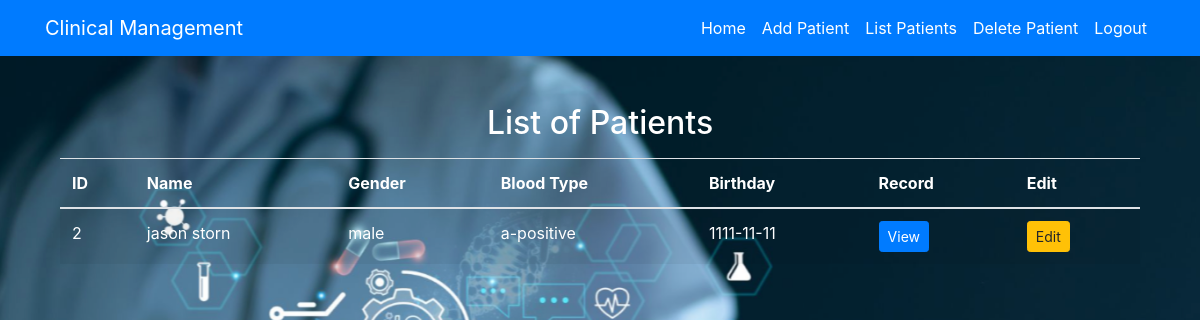
Page /list (signed in) on the earlier database version.
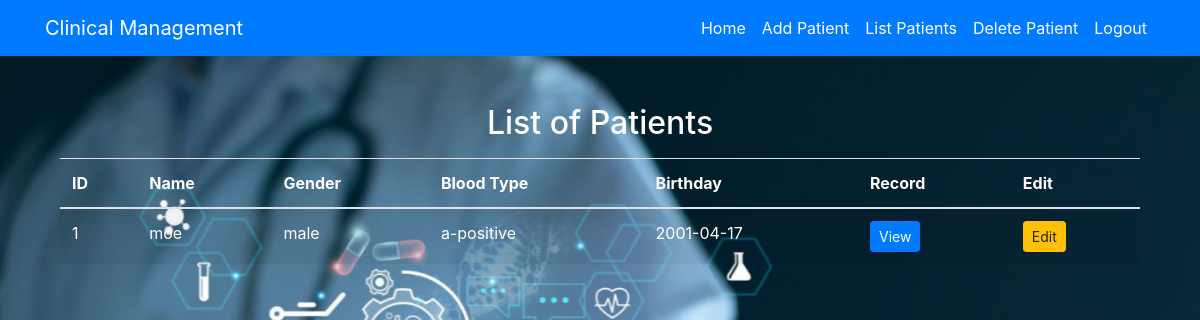
Same page on the later database version.
### app.py (models this page shows, shortened)
class Patient(db.Model):
    __tablename__ = 'patients'
    id = db.Column(db.Integer, primary_key=True)
    name = db.Column(db.Text, nullable=False)
    gender = db.Column(db.String(50), nullable=False)
    blood_type = db.Column(db.String(50), nullable=False)
    birth_date = db.Column(db.Date, nullable=False, default='2000-01-01')
    doctor_id = db.Column(db.Integer, db.ForeignKey('doctors.id'))
    medical_records = db.relationship('MedicalRecord', backref='patient', lazy=True)

### app.py (the view)
@app.route('/list')
@login_required
def list_patients():
    patients = Patient.query.filter_by(doctor_id=current_user.id).all()
    return render_template('list.html', patients=patients)

### app.py (called while the page is built)
@login_manager.user_loader
def load_user(user_id):
    return Doctor.query.get(user_id)

### templates/list.html (shortened to what this page needs)
{% extends "base.html" %}
{% block content %}
<div class="container mt-5">
    <h2 class="text-center" style="color: white;">List of Patients</h2>
    <table class="table table-striped mt-3">
        <thead>
            <tr>
                <th style="color: white;">ID</th>
                <th style="color: white;">Name</th>
                <th style="color: white;">Gender</th>
                <th style="color: white;">Blood Type</th>
                <th style="color: white;">Birthday</th>
                <th style="color: white;">Record</th>
                <th style="color: white;">Edit</th>
            </tr>
        </thead>
        <tbody>
            {% for patient in patients %}
            <tr>
                <td style="color: white;">{{ patient.id }}</td>
                <td style="color: white;">{{ patient.name }}</td>
                <td style="color: white;">{{ patient.gender }}</td>
                <td style="color: white;">{{ patient.blood_type }}</td>
                <td style="color: white;">{{ patient.birth_date }}</td>
                <td>
                    <a href="{{ url_for('medical_records', patient_id=patient.id) }}" class="btn btn-primary btn-sm">View</a>
                </td>
                <td>
                    <a href="{{ url_for('edit_patient', patient_id=patient.id) }}" class="btn btn-warning btn-sm">Edit</a>
                </td>
            </tr>
            {% endfor %}
        </tbody>
    </table>
</div>
{% endblock %}

### templates/base.html (shortened to what this page needs)
<!DOCTYPE html>
<html lang="en">
<head>
    <link rel="stylesheet" href="https://stackpath.bootstrapcdn.com/bootstrap/4.5.2/css/bootstrap.min.css">
</head>
<body>
    <nav class="navbar navbar-expand-lg navbar-light bg-primary">
        <div class="container">
            <a class="navbar-brand text-white" href="{{ url_for('index') }}">Clinical Management</a>
            <div class="collapse navbar-collapse" id="navbarNav">
                <ul class="navbar-nav ml-auto">
                    <li class="nav-item"><a class="nav-link text-white" href="{{ url_for('index') }}">Home</a></li>
                    {% if current_user.is_authenticated %}
                        <li class="nav-item"><a class="nav-link text-white" href="{{ url_for('add_patient') }}">Add Patient</a></li>
                        <li class="nav-item"><a class="nav-link text-white" href="{{ url_for('list_patients') }}">List Patients</a></li>
                        <li class="nav-item"><a class="nav-link text-white" href="{{ url_for('delete_patient') }}">Delete Patient</a></li>
                        <li class="nav-item"><a class="nav-link text-white" href="{{ url_for('logout') }}">Logout</a></li>
                    {% else %}
                        <li class="nav-item"><a class="nav-link text-white" href="{{ url_for('login') }}">Login</a></li>
                        <li class="nav-item"><a class="nav-link text-white" href="{{ url_for('register') }}">Register</a></li>
                    {% endif %}
                </ul>
            </div>
        </div>
    </nav>
    <div class="container mt-4">
        {% block content %}
        {% endblock %}
    </div>
</body>
</html>

Differences in the rows shown:
removed Patient: id "2", name "jason storn", gender "male", blood_type "a-positive", birth_date "1111-11-11"
added Patient: id "1", name "moe", gender "male", blood_type "a-positive", birth_date "2001-04-17"
